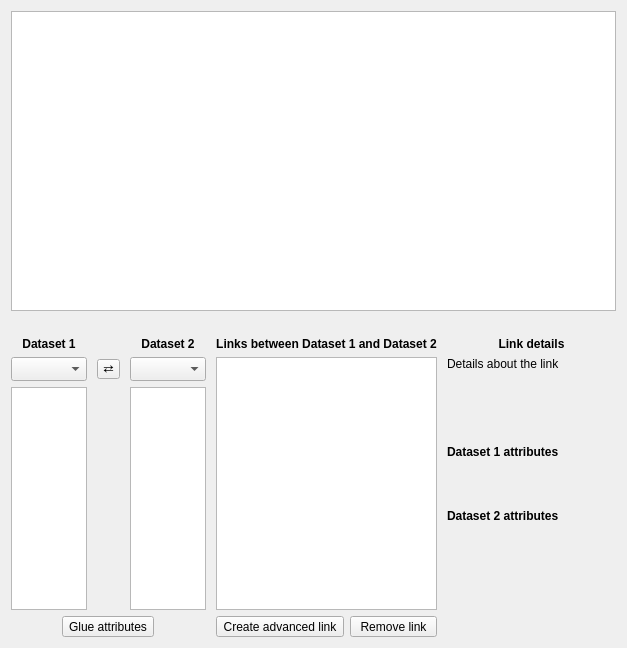
<?xml version="1.0" encoding="UTF-8"?>
<ui version="4.0">
 <class>LinkEditorWidget</class>
 <widget class="QWidget" name="LinkEditorWidget">
  <property name="geometry">
   <rect>
    <x>0</x>
    <y>0</y>
    <width>627</width>
    <height>648</height>
   </rect>
  </property>
  <property name="sizePolicy">
   <sizepolicy hsizetype="Preferred" vsizetype="MinimumExpanding">
    <horstretch>0</horstretch>
    <verstretch>0</verstretch>
   </sizepolicy>
  </property>
  <property name="windowTitle">
   <string>Link Editor</string>
  </property>
  <layout class="QVBoxLayout" name="verticalLayout_2">
   <item>
    <widget class="DataGraphWidget" name="graph_widget">
     <property name="sizePolicy">
      <sizepolicy hsizetype="Preferred" vsizetype="Preferred">
       <horstretch>0</horstretch>
       <verstretch>0</verstretch>
      </sizepolicy>
     </property>
     <property name="minimumSize">
      <size>
       <width>0</width>
       <height>300</height>
      </size>
     </property>
     <property name="baseSize">
      <size>
       <width>0</width>
       <height>300</height>
      </size>
     </property>
     <property name="verticalScrollBarPolicy">
      <enum>Qt::ScrollBarAlwaysOff</enum>
     </property>
     <property name="horizontalScrollBarPolicy">
      <enum>Qt::ScrollBarAlwaysOff</enum>
     </property>
     <property name="sizeAdjustPolicy">
      <enum>QAbstractScrollArea::AdjustToContents</enum>
     </property>
    </widget>
   </item>
   <item>
    <spacer name="verticalSpacer">
     <property name="orientation">
      <enum>Qt::Vertical</enum>
     </property>
     <property name="sizeType">
      <enum>QSizePolicy::Fixed</enum>
     </property>
     <property name="sizeHint" stdset="0">
      <size>
       <width>20</width>
       <height>20</height>
      </size>
     </property>
    </spacer>
   </item>
   <item>
    <layout class="QGridLayout" name="layout_columns" columnstretch="9,2,9,20,20">
     <property name="horizontalSpacing">
      <number>10</number>
     </property>
     <item row="1" column="3" rowspan="2">
      <widget class="QListWidget" name="listsel_current_link"/>
     </item>
     <item row="3" column="4">
      <spacer name="horizontalSpacer">
       <property name="orientation">
        <enum>Qt::Horizontal</enum>
       </property>
       <property name="sizeHint" stdset="0">
        <size>
         <width>40</width>
         <height>20</height>
        </size>
       </property>
      </spacer>
     </item>
     <item row="0" column="4">
      <widget class="QLabel" name="label_7">
       <property name="font">
        <font>
         <weight>75</weight>
         <bold>true</bold>
        </font>
       </property>
       <property name="text">
        <string>Link details</string>
       </property>
       <property name="alignment">
        <set>Qt::AlignCenter</set>
       </property>
      </widget>
     </item>
     <item row="0" column="3">
      <widget class="QLabel" name="label_6">
       <property name="font">
        <font>
         <weight>75</weight>
         <bold>true</bold>
        </font>
       </property>
       <property name="text">
        <string>Links between Dataset 1 and Dataset 2</string>
       </property>
       <property name="alignment">
        <set>Qt::AlignCenter</set>
       </property>
      </widget>
     </item>
     <item row="3" column="0" colspan="3">
      <layout class="QHBoxLayout" name="horizontalLayout">
       <item>
        <widget class="QToolButton" name="button_simple_link">
         <property name="text">
          <string>Glue attributes</string>
         </property>
        </widget>
       </item>
      </layout>
     </item>
     <item row="2" column="0">
      <widget class="QListWidget" name="listsel_att1"/>
     </item>
     <item row="0" column="2">
      <widget class="QLabel" name="label_2">
       <property name="font">
        <font>
         <weight>75</weight>
         <bold>true</bold>
        </font>
       </property>
       <property name="text">
        <string>Dataset 2</string>
       </property>
       <property name="alignment">
        <set>Qt::AlignCenter</set>
       </property>
      </widget>
     </item>
     <item row="2" column="2">
      <widget class="QListWidget" name="listsel_att2">
       <property name="sizePolicy">
        <sizepolicy hsizetype="Expanding" vsizetype="Expanding">
         <horstretch>0</horstretch>
         <verstretch>0</verstretch>
        </sizepolicy>
       </property>
      </widget>
     </item>
     <item row="1" column="2">
      <widget class="QComboBox" name="combosel_data2">
       <property name="sizeAdjustPolicy">
        <enum>QComboBox::AdjustToMinimumContentsLengthWithIcon</enum>
       </property>
      </widget>
     </item>
     <item row="1" column="0">
      <widget class="QComboBox" name="combosel_data1">
       <property name="sizeAdjustPolicy">
        <enum>QComboBox::AdjustToMinimumContentsLengthWithIcon</enum>
       </property>
      </widget>
     </item>
     <item row="0" column="0">
      <widget class="QLabel" name="label">
       <property name="font">
        <font>
         <weight>75</weight>
         <bold>true</bold>
        </font>
       </property>
       <property name="text">
        <string>Dataset 1</string>
       </property>
       <property name="alignment">
        <set>Qt::AlignCenter</set>
       </property>
      </widget>
     </item>
     <item row="3" column="3">
      <layout class="QHBoxLayout" name="horizontalLayout_4">
       <item>
        <widget class="QToolButton" name="button_add_link">
         <property name="text">
          <string>Create advanced link</string>
         </property>
         <property name="popupMode">
          <enum>QToolButton::InstantPopup</enum>
         </property>
        </widget>
       </item>
       <item>
        <spacer name="horizontalSpacer_4">
         <property name="orientation">
          <enum>Qt::Horizontal</enum>
         </property>
         <property name="sizeHint" stdset="0">
          <size>
           <width>40</width>
           <height>20</height>
          </size>
         </property>
        </spacer>
       </item>
       <item>
        <widget class="QToolButton" name="button_remove_link">
         <property name="text">
          <string> Remove link </string>
         </property>
        </widget>
       </item>
      </layout>
     </item>
     <item row="1" column="1">
      <widget class="QToolButton" name="button_flip_data">
       <property name="styleSheet">
        <string notr="true">padding: 0px</string>
       </property>
       <property name="text">
        <string>⇄</string>
       </property>
      </widget>
     </item>
     <item row="1" column="4" rowspan="2">
      <layout class="QVBoxLayout" name="verticalLayout" stretch="1,1,1,1,1,1">
       <property name="sizeConstraint">
        <enum>QLayout::SetDefaultConstraint</enum>
       </property>
       <item>
        <widget class="QLabel" name="link_details">
         <property name="text">
          <string>Details about the link</string>
         </property>
         <property name="alignment">
          <set>Qt::AlignJustify</set>
         </property>
         <property name="wordWrap">
          <bool>true</bool>
         </property>
        </widget>
       </item>
       <item>
        <widget class="QLabel" name="combos1_header">
         <property name="font">
          <font>
           <weight>75</weight>
           <bold>true</bold>
          </font>
         </property>
         <property name="text">
          <string>Dataset 1 attributes</string>
         </property>
        </widget>
       </item>
       <item>
        <layout class="QGridLayout" name="combos1">
         <property name="horizontalSpacing">
          <number>10</number>
         </property>
         <property name="verticalSpacing">
          <number>5</number>
         </property>
        </layout>
       </item>
       <item>
        <widget class="QLabel" name="combos2_header">
         <property name="font">
          <font>
           <weight>75</weight>
           <bold>true</bold>
          </font>
         </property>
         <property name="text">
          <string>Dataset 2 attributes</string>
         </property>
        </widget>
       </item>
       <item>
        <layout class="QGridLayout" name="combos2">
         <property name="horizontalSpacing">
          <number>10</number>
         </property>
         <property name="verticalSpacing">
          <number>5</number>
         </property>
        </layout>
       </item>
       <item>
        <spacer name="verticalSpacer_2">
         <property name="orientation">
          <enum>Qt::Vertical</enum>
         </property>
         <property name="sizeHint" stdset="0">
          <size>
           <width>20</width>
           <height>40</height>
          </size>
         </property>
        </spacer>
       </item>
      </layout>
     </item>
    </layout>
   </item>
  </layout>
 </widget>
 <customwidgets>
  <customwidget>
   <class>DataGraphWidget</class>
   <extends>QGraphicsView</extends>
   <header>glue_qt.dialogs.link_editor.data_graph</header>
   <container>1</container>
  </customwidget>
 </customwidgets>
 <resources/>
 <connections/>
</ui>
